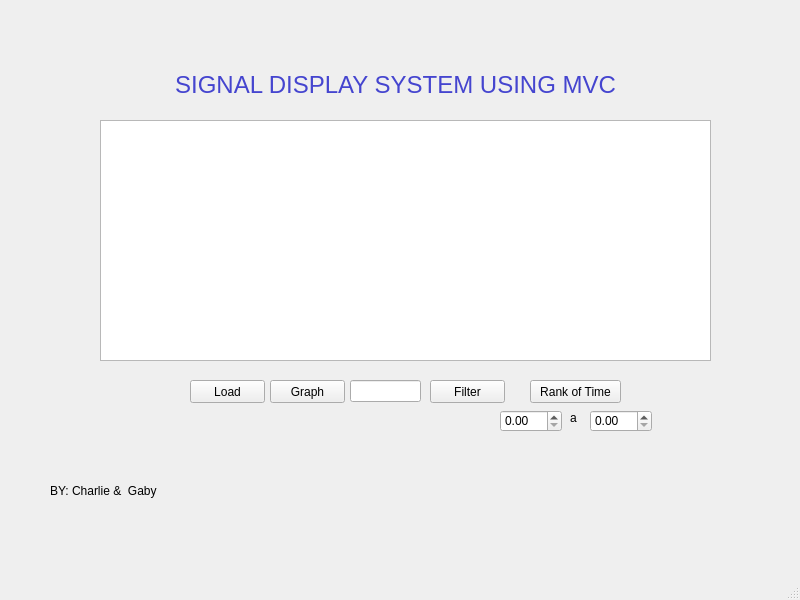
<?xml version="1.0" encoding="UTF-8"?>
<ui version="4.0">
 <class>MainWindow</class>
 <widget class="QMainWindow" name="MainWindow">
  <property name="geometry">
   <rect>
    <x>0</x>
    <y>0</y>
    <width>800</width>
    <height>600</height>
   </rect>
  </property>
  <property name="windowTitle">
   <string>MainWindow</string>
  </property>
  <widget class="QWidget" name="centralwidget">
   <widget class="QLabel" name="label">
    <property name="geometry">
     <rect>
      <x>50</x>
      <y>470</y>
      <width>111</width>
      <height>41</height>
     </rect>
    </property>
    <property name="text">
     <string>BY: Charlie &amp;  Gaby</string>
    </property>
   </widget>
   <widget class="QLabel" name="label_4">
    <property name="geometry">
     <rect>
      <x>140</x>
      <y>50</y>
      <width>511</width>
      <height>71</height>
     </rect>
    </property>
    <property name="text">
     <string>&lt;html&gt;&lt;head/&gt;&lt;body&gt;&lt;p align=&quot;center&quot;&gt;&lt;span style=&quot; font-size:18pt; color:#4545cf;&quot;&gt;SIGNAL DISPLAY SYSTEM USING MVC&lt;/span&gt;&lt;/p&gt;&lt;/body&gt;&lt;/html&gt;</string>
    </property>
   </widget>
   <widget class="QDoubleSpinBox" name="tiempomayor">
    <property name="geometry">
     <rect>
      <x>590</x>
      <y>410</y>
      <width>62</width>
      <height>22</height>
     </rect>
    </property>
   </widget>
   <widget class="QPushButton" name="Carga">
    <property name="geometry">
     <rect>
      <x>190</x>
      <y>380</y>
      <width>75</width>
      <height>23</height>
     </rect>
    </property>
    <property name="text">
     <string>Load</string>
    </property>
    <property name="checkable">
     <bool>false</bool>
    </property>
    <property name="autoDefault">
     <bool>true</bool>
    </property>
    <property name="default">
     <bool>false</bool>
    </property>
    <property name="flat">
     <bool>false</bool>
    </property>
   </widget>
   <widget class="QLineEdit" name="Channel">
    <property name="geometry">
     <rect>
      <x>350</x>
      <y>380</y>
      <width>71</width>
      <height>22</height>
     </rect>
    </property>
   </widget>
   <widget class="PlotWidget" name="campo_graficacion">
    <property name="geometry">
     <rect>
      <x>100</x>
      <y>120</y>
      <width>611</width>
      <height>241</height>
     </rect>
    </property>
   </widget>
   <widget class="QPushButton" name="Graficar">
    <property name="geometry">
     <rect>
      <x>270</x>
      <y>380</y>
      <width>75</width>
      <height>23</height>
     </rect>
    </property>
    <property name="text">
     <string>Graph</string>
    </property>
   </widget>
   <widget class="QPushButton" name="time">
    <property name="geometry">
     <rect>
      <x>530</x>
      <y>380</y>
      <width>91</width>
      <height>23</height>
     </rect>
    </property>
    <property name="text">
     <string>Rank of Time</string>
    </property>
    <property name="checkable">
     <bool>false</bool>
    </property>
    <property name="autoDefault">
     <bool>true</bool>
    </property>
    <property name="default">
     <bool>false</bool>
    </property>
    <property name="flat">
     <bool>false</bool>
    </property>
   </widget>
   <widget class="QDoubleSpinBox" name="tiempomenor">
    <property name="geometry">
     <rect>
      <x>500</x>
      <y>410</y>
      <width>62</width>
      <height>22</height>
     </rect>
    </property>
   </widget>
   <widget class="QPushButton" name="Filtrar">
    <property name="geometry">
     <rect>
      <x>430</x>
      <y>380</y>
      <width>75</width>
      <height>23</height>
     </rect>
    </property>
    <property name="text">
     <string>Filter</string>
    </property>
   </widget>
   <widget class="QLabel" name="label_2">
    <property name="geometry">
     <rect>
      <x>570</x>
      <y>410</y>
      <width>55</width>
      <height>16</height>
     </rect>
    </property>
    <property name="text">
     <string>a</string>
    </property>
   </widget>
  </widget>
  <widget class="QMenuBar" name="menubar">
   <property name="geometry">
    <rect>
     <x>0</x>
     <y>0</y>
     <width>800</width>
     <height>26</height>
    </rect>
   </property>
  </widget>
  <widget class="QStatusBar" name="statusbar"/>
 </widget>
 <customwidgets>
  <customwidget>
   <class>PlotWidget</class>
   <extends>QGraphicsView</extends>
   <header location="global">pyqtgraph</header>
  </customwidget>
 </customwidgets>
 <resources/>
 <connections/>
</ui>
